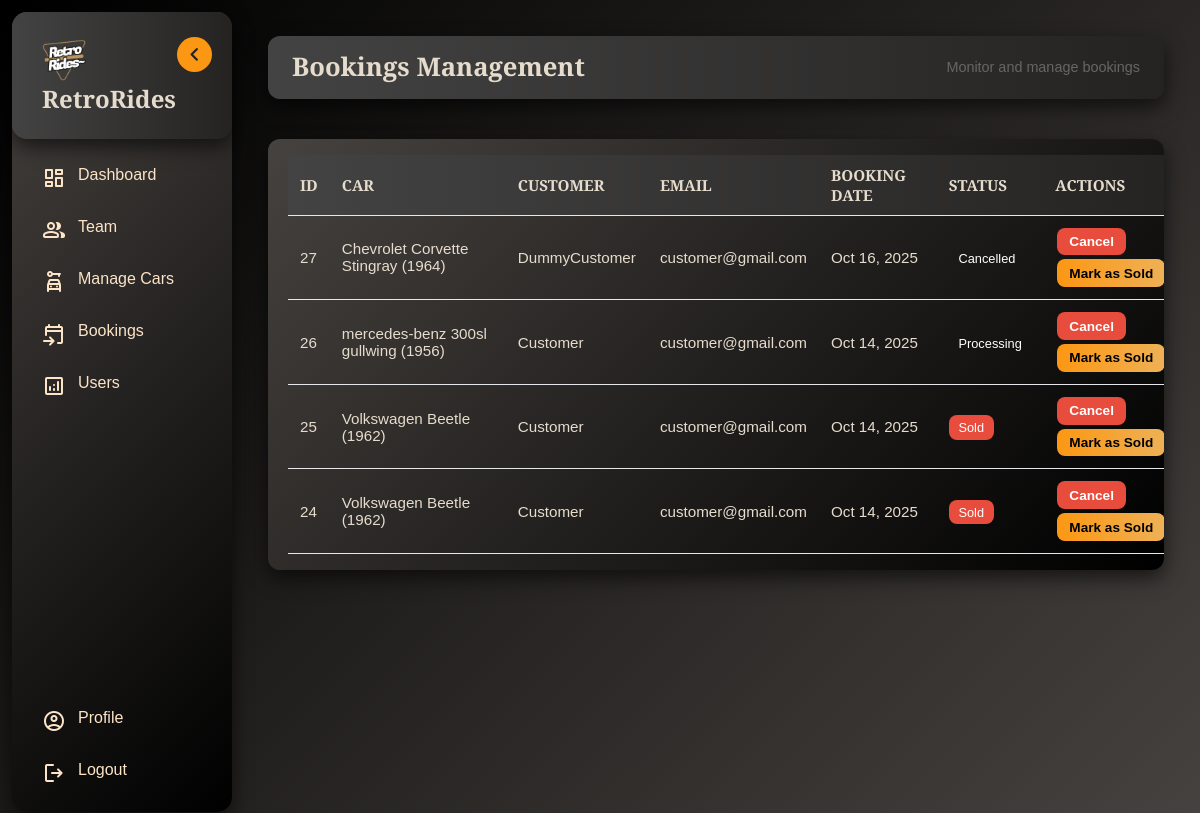
Screenshot of /admin/bookings (signed in) with the database file from the repository.
### tables this page shows
CREATE TABLE `bookings` (
  `booking_id` int(11) NOT NULL,
  `car_id` int(11) NOT NULL,
  `user_id` int(11) DEFAULT NULL,
  `customer_name` varchar(100) NOT NULL,
  `customer_email` varchar(100) NOT NULL,
  `booking_date` datetime DEFAULT current_timestamp(),
  `status` enum('processing','sold','cancelled') DEFAULT 'processing'
);

CREATE TABLE `cars` (
  `car_id` int(11) NOT NULL,
  `vin` varchar(17) NOT NULL,
  `brand` varchar(50) NOT NULL,
  `model` varchar(50) NOT NULL,
  `year` year(4) NOT NULL,
  `price` decimal(10,2) NOT NULL,
  `status` enum('available','sold','maintenance') DEFAULT 'available',
  `description` text DEFAULT NULL,
  `image` varchar(255) DEFAULT NULL,
  `created_at` timestamp NOT NULL DEFAULT current_timestamp()
);

### app/Core/BaseController.php (called while the page is built, shortened)
<?php
abstract class BaseController
{
    protected array $errorMessages = [];
    protected function getErrorMessage(?string $errorCode = null): string
    {
        $code = $errorCode ?? ($_GET['error'] ?? '');
        $commonMessages = [
            'csrf' => 'Invalid request. Please try again.',
            'invalid_id' => 'Invalid ID provided.',
            'missing_fields' => 'All required fields must be filled.',
            'invalid_email' => 'Please enter a valid email address.',
            'invalid_phone' => 'Phone number format is invalid.',
            'cannot_delete_self' => 'You cannot delete your own account.',
            'cannot_deactivate_self' => 'You cannot deactivate your own account.',
            'update_failed' => 'Failed to update record. Please try again.',
            'delete_failed' => 'Failed to delete record. Please try again.',
            'insert_failed' => 'Failed to create record. Please try again.',
            'not_found' => 'The requested item was not found.'
        ];
        $allMessages = array_merge($commonMessages, $this->errorMessages);
        return $allMessages[$code] ?? '';
    }
    protected function getSuccessMessage(): string
    {
        return '';
    }
    protected function getViewData(): array
    {
        return [
            'error' => $this->getErrorMessage(),
            'success' => $this->getSuccessMessage(),
            'csrfToken' => $_SESSION['csrf_token'] ?? '',
            'baseUrl' => getBasePath(),
            'currentUser' => [
                'id' => $_SESSION['user_id'] ?? null,
                'name' => $_SESSION['user_name'] ?? '',
                'role' => $_SESSION['role'] ?? ''
            ]
        ];
    }
   protected function renderView(string $viewPath, array $data = [], ?string $layout = 'main'): void
    {
        $viewData = array_merge($this->getViewData(), $data);
        extract($viewData);
        require BASE_PATH . '/app/Views/' . $viewPath;
    }
}

### app/Controllers/Admin/BookingsController.php (called while the page is built, shortened)
<?php
class BookingsController extends BaseController
{
    public function index(): void
    {
        $bookings = $this->model->getAllBookings();
        $this->renderView('Admin/BookingsView.php', [
            'bookings' => $bookings,
            'pageCSS' => '/assets/css/Admin/cars.css',
            'title' => 'Bookings Management'
        ], 'admin');
    }
}

### public/index.php (called while the page is built, shortened)
<?php
require_once __DIR__ . '/../app/bootstrap.php';
$router = new Router($container);
$router->dispatch($_SERVER['REQUEST_URI'], $_SERVER['REQUEST_METHOD']);

### app/Models/Admin/BookingsModel.php (called while the page is built, shortened)
<?php
class BookingsModel
{
    public function getAllBookings(): array
    {
        $stmt = $this->conn->prepare("
            SELECT
                b.booking_id, b.customer_name, b.customer_email, b.booking_date, b.status,
                c.brand, c.model, c.year
            FROM bookings b
            JOIN cars c ON b.car_id = c.car_id
            ORDER BY b.booking_date DESC
        ");
        $stmt->execute();
        $result   = $stmt->get_result();
        $bookings = $result->fetch_all(MYSQLI_ASSOC);
        return $bookings;
    }
}

### app/Views/Admin/BookingsView.php (the view, shortened to what this page needs)
<header class="topbar">
    <h1>Bookings Management</h1>
    <div style="color: #666; font-size: 0.9rem;">
            Monitor and manage bookings
    </div>
</header>
<section class="table">
    <div class="table-container">
        <table>
            <thead>
                <tr>
                    <th>ID</th>
                    <th>Car</th>
                    <th>Customer</th>
                    <th>Email</th>
                    <th>Booking Date</th>
                    <th>Status</th>
                    <th>Actions</th>
                </tr>
            </thead>
            <tbody>
                <?php if (!empty($bookings)): ?>
                    <?php foreach ($bookings as $booking): ?>
                        <tr>
                            <td><?php echo (int)$booking['booking_id']; ?></td>
                            <td><?php echo htmlspecialchars($booking['brand'] . " " . $booking['model'] . " (" . $booking['year'] . ")"); ?></td>
                            <td><?php echo htmlspecialchars($booking['customer_name']); ?></td>
                            <td><?php echo htmlspecialchars($booking['customer_email']); ?></td>
                            <td><?php echo htmlspecialchars(date('M d, Y', strtotime($booking['booking_date']))); ?></td>
                            <td>
                                <span class="status <?php echo strtolower(htmlspecialchars($booking['status'])); ?>">
                                    <?php echo ucfirst(htmlspecialchars($booking['status'])); ?>
                                </span>
                            </td>
                            <td class="actions">
                                    <form action="<?php echo $baseUrl; ?>/admin/bookings/cancel" method="POST" style="display:inline;">
                                        <button type="submit" class="btn-main danger small"
                                                onclick="return confirm('Are you sure you want to cancel this booking?');">
                                            Cancel
                                        </button>
                                    </form>
                                    <form action="<?php echo $baseUrl; ?>/admin/bookings/sold" method="POST" style="display:inline;">
                                        <button type="submit" class="btn-main small"
                                                onclick="return confirm('Mark this booking as sold?');">
                                            Mark as Sold
                                        </button>
                                    </form>
                            </td>
                        </tr>
                    <?php endforeach; ?>
                <?php else: ?>
                    <tr><td colspan="7">No bookings yet.</td></tr>
                <?php endif; ?>
            </tbody>
        </table>
    </div>
</section>

### public/assets/css/base.css (style rules this page uses)
* { margin: 0; padding: 0; box-sizing: border-box; }
html { scroll-behavior: smooth; }
body { font-family: "Bodoni Moda", sans-serif; background-color: #0e0d0d; color: #e6dccd; min-height: 100vh; max-width: 100%; overflow-x: hidden; }
h1 { font-size: 32px; line-height: 1.2; font-weight: 700; }
:root { --primary: #fc9713; --secondary: #e6dccd; --accent: linear-gradient(90deg, #fc9713, #eeb156); --hover: linear-gradient(90deg, #fc9713, #805009); --orange-grad: linear-gradient(135deg, rgba(248, 135, 30, 0.445), rgba(0, 0, 0, 1)); --dark: #242322; --background: linear-gradient(to right, #444343, #242322); --background2: linear-gradient(135deg, #000000, #46423f); --panel: linear-gradient(135deg, #46423f, #000000); --scroll-accent: #854b00; --scroll-hover: #da9125; --scroll-background: #242322; }

### public/assets/css/components.css (style rules this page uses)
.btn-main { text-decoration: none; padding: 12px 24px; border-radius: 8px; background: linear-gradient(90deg, #fc9713, #eeb156); color: black; font-weight: bold; font-size: 18px; border: none; cursor: pointer; transition: transform 0.3s ease, box-shadow 0.3s ease, background 1s ease; }

### public/assets/css/sidebar.css (style rules this page uses)
body { background: var(--background2); }

### public/assets/css/Admin/admin-base.css (style rules this page uses)
:root { --layout-padding: 1.5rem; --sidebar-width: 270px; --sidebar-width-collapsed: 85px; --font-size-lg: 1.6rem; --font-size-md: 1.2rem; --font-size-base: 0.95rem; --font-size-sm: 0.85rem; --font-size-xs: 0.8rem; --radius-default: 12px; --radius-sm: 8px; --shadow-md: 0 8px 20px rgba(0, 0, 0, 0.6); --btn-padding: 0.55rem 1rem; --btn-padding-sm: 0.4rem 0.75rem; --status-padding: 0.3rem 0.6rem; }
.topbar { background: var(--background); padding: 1rem 1.5rem; border-radius: var(--radius-default); box-shadow: var(--shadow-md); display: flex; justify-content: space-between; align-items: center; flex-wrap: wrap; gap: 1rem; margin-bottom: 1rem; }
.topbar h1 { font-size: var(--font-size-lg); font-weight: 600; }
.btn-main { padding: var(--btn-padding); font-size: var(--font-size-base); margin: 2px; }
.btn-main.small { padding: var(--btn-padding-sm); font-size: var(--font-size-sm); }
.btn-main.danger { background: #e74c3c; color: #fff; }
.status { padding: var(--status-padding); border-radius: var(--radius-sm); font-size: var(--font-size-xs); font-weight: 500; color: #fff; text-align: center; }

### public/assets/css/Admin/cars.css (style rules this page uses)
:root { --table-font-size: 0.9rem; --table-font-size-sm: 0.78rem; --table-font-size-xs: 0.75rem; --table-padding: 0.75rem 1rem; --table-padding-md: 10px 12px; --table-padding-sm: 6px 8px; --table-padding-xs: 5px 6px; --desc-width-lg: 280px; --desc-width-md: 240px; --desc-width-sm: 200px; --desc-width-xs: 160px; --radius-default: 12px; --radius-img: 6px; --shadow-table: 0 8px 20px rgba(0, 0, 0, 0.6); --status-available: #2ecc71; --status-sold: #e74c3c; --status-maintenance: #f39c12; }
.table { background: var(--panel); padding: 1rem 1.25rem; border-radius: var(--radius-default); box-shadow: var(--shadow-table); overflow-x: auto; width: 100%; }
.table table { width: 100%; border-collapse: collapse; font-size: var(--table-font-size); min-width: 900px; }
.table thead { background: var(--background); }
.table th, .table td { padding: var(--table-padding); text-align: left; border-bottom: 1px solid #e5e7eb; vertical-align: middle; }
.table th { font-weight: 600; text-transform: uppercase; font-size: 0.85rem; }
.status.sold { background: var(--status-sold); }
@media (max-width: 1200px) { .table th, .table td { font-size: 0.95rem; padding: var(--table-padding-md); } }

### rows the page displays
bookings: booking_id "27", car.year "Chevrolet Corvette Stingray (1964)", customer_name "DummyCustomer", customer_email "customer@gmail.com", booking_date "Oct 16, 2025", status "Cancelled"
bookings: booking_id "26", car.year "mercedes-benz 300sl gullwing (1956)", customer_name "Customer", customer_email "customer@gmail.com", booking_date "Oct 14, 2025", status "Processing"
bookings: booking_id "25", car.year "Volkswagen Beetle (1962)", customer_name "Customer", customer_email "customer@gmail.com", booking_date "Oct 14, 2025", status "Sold"
bookings: booking_id "24", car.year "Volkswagen Beetle (1962)", customer_name "Customer", customer_email "customer@gmail.com", booking_date "Oct 14, 2025", status "Sold"
